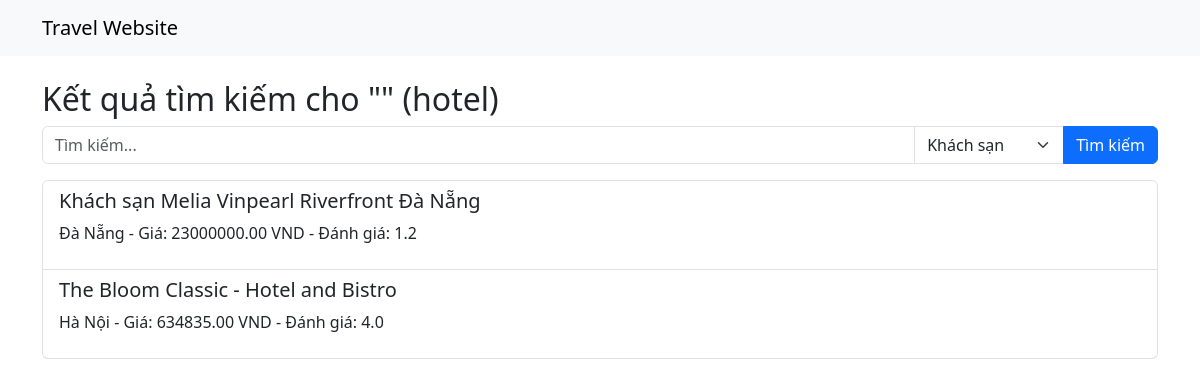
The app's page /search/ with its own data.
### home/models.py (models this page shows, shortened)
class Hotel(models.Model):
    STAR_CHOICES = [
        (1, '1 Star'),
        (2, '2 Stars'),
        (3, '3 Stars'),
        (4, '4 Stars'),
        (5, '5 Stars'),
    ]
    name = models.CharField(max_length=200)
    location = models.ForeignKey(Location, on_delete=models.CASCADE, related_name='hotels')
    description = models.TextField()
    price = models.DecimalField(max_digits=10, decimal_places=2, help_text="Starting price for rooms")
    rating = models.FloatField(default=0)
    stars = models.IntegerField(choices=STAR_CHOICES, default=3)
    address = models.CharField(max_length=255, blank=True)
    amenities = models.TextField(blank=True, help_text="Comma-separated list of amenities")
    is_featured = models.BooleanField(default=False)

class Location(models.Model):
    name = models.CharField(max_length=100)
    description = models.TextField(blank=True)
    image = models.ImageField(upload_to='locations/', blank=True, null=True)
    is_popular = models.BooleanField(default=False)

### home/views.py (the view, shortened to what this page needs)
# urls.py: path('search/', views.search, name='search'),
def search(request):
    query = request.GET.get('q', '')
    item_type = request.GET.get('type', 'hotel')  # 'hotel', 'flight', 'tour', or 'car'
    results = []
    if item_type == 'hotel':
        results = Hotel.objects.filter(
            Q(name__icontains=query) | Q(location__name__icontains=query)
        )
    elif item_type == 'tour':
        results = Tour.objects.filter(
            Q(name__icontains=query) | Q(location__name__icontains=query)
        )
    elif item_type == 'car':
        results = CarTransfer.objects.filter(
            Q(name__icontains=query) | Q(location__name__icontains=query)
        )
    context = {
        'results': results,
        'query': query,
        'item_type': item_type,
    }
    return render(request, 'home/search.html', context)

### home/templates/home/search.html (shortened to what this page needs)
<!DOCTYPE html>
<html lang="en">
<head>
    <link href="https://cdn.jsdelivr.net/npm/bootstrap@5.3.0/dist/css/bootstrap.min.css" rel="stylesheet" />
</head>
<body>
<nav class="navbar navbar-expand-lg navbar-light bg-light">
  <div class="container">
    <a class="navbar-brand" href="{% url 'home:home' %}">Travel Website</a>
  </div>
</nav>
<div class="container mt-4">
  <h2>Kết quả tìm kiếm cho "{{ query }}" ({{ item_type }})</h2>
  <form method="get" action="{% url 'home:search' %}" class="mb-3">
    <div class="input-group">
      <input type="text" name="q" value="{{ query }}" class="form-control" placeholder="Tìm kiếm..." />
      <select name="type" class="form-select" style="max-width: 150px;" aria-label="Chọn loại tìm kiếm">
        <option value="hotel" {% if item_type == 'hotel' %}selected{% endif %}>Khách sạn</option>
      </select>
      <button class="btn btn-primary" type="submit">Tìm kiếm</button>
    </div>
  </form>
  {% if results %}
    <div class="list-group">
      {% for item in results %}
        <a href="{% url 'home:detail' item_type=item_type item_id=item.id %}" class="list-group-item list-group-item-action">
          {% if item_type == 'hotel' %}
            <h5>{{ item.name }}</h5>
            <p>{{ item.location.name }} - Giá: {{ item.price }} VND - Đánh giá: {{ item.rating }}</p>
          {% elif item_type == 'flight' %}
            <h5>{{ item.flight_number }}</h5>
            <p>{{ item.origin.name }} → {{ item.destination.name }} - Giá: {{ item.price }} VND - Đánh giá: {{ item.rating }}</p>
          {% endif %}
        </a>
      {% endfor %}
    </div>
  {% else %}
    <p>Không tìm thấy kết quả phù hợp.</p>
  {% endif %}
</div>
</body>
</html>

### records on screen
Hotel: name "Khách sạn Melia Vinpearl Riverfront Đà Nẵng", location.name "Đà Nẵng", price "23000000.00", rating "1.2"
Hotel: name "The Bloom Classic - Hotel and Bistro", location.name "Hà Nội", price "634835.00", rating "4.0"

### other values on screen
{{ item_type }} "hotel"
